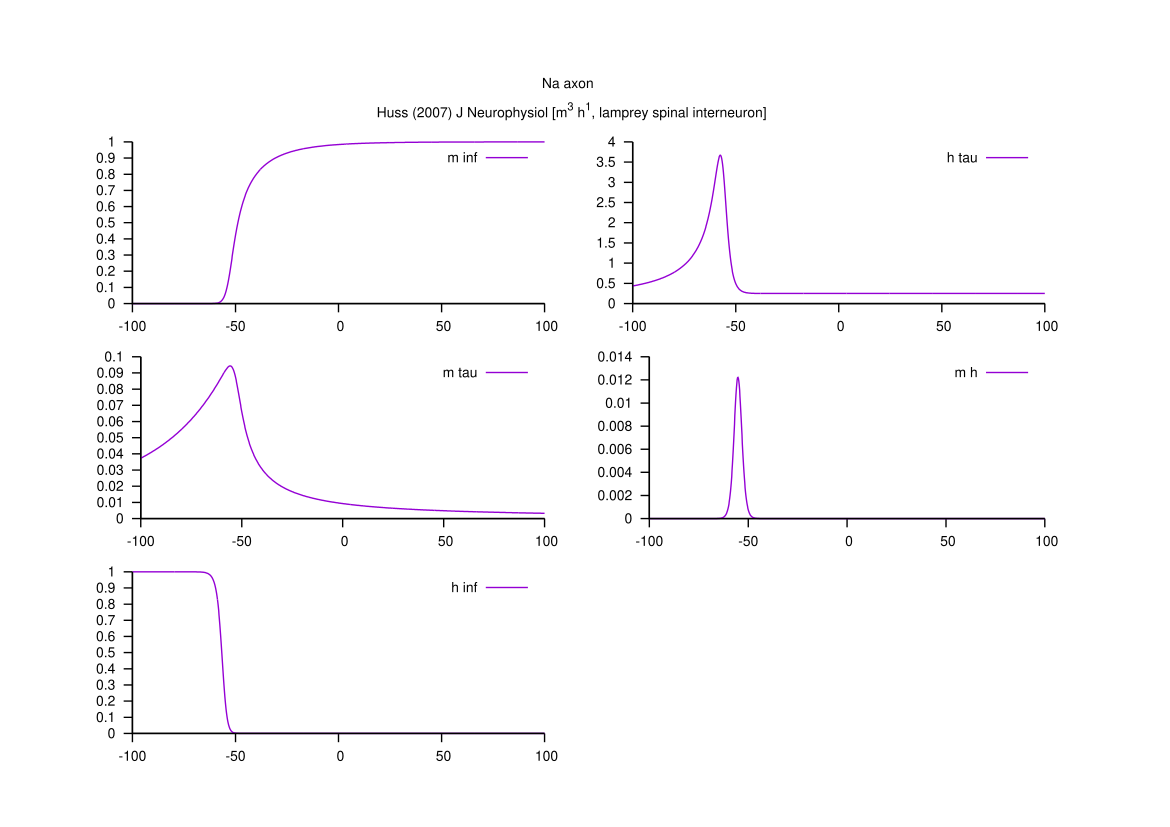

This figure's gnuplot source:
chan="Na axon \n\n Huss (2007) J Neurophysiol [m^3 h^1, lamprey spinal interneuron]\n"

#set term postscript enh solid color 10
#set output "nax_huss2007.ps"

set term pngcairo fontscale 0.5
set output "nax_huss2007.png"

set multiplot layout 3,2 columns title chan
set border 3
se sampl 1000
se st d l
se xrange [-100:100]
se yrange [0:]
se xtic nomirror out
se ytic nomirror out

malf(x)=2*(x-(-53))/(1-exp((-53-x)/1))
mbet(x)=0.6*(-62-x)/(1-exp((x-(-62))/20))
minf(x)=malf(x)/(malf(x)+mbet(x))
mtau(x)=1/(malf(x)+mbet(x))

half(x)=0.05*(-54-x)/(1-exp((x-(-54))/1))
hbet(x)=4/(1+exp((-50-x)/2))
hinf(x)=half(x)/(half(x)+hbet(x))
htau(x)=1/(half(x)+hbet(x))

p minf(x) tit "m inf"
p mtau(x) tit "m tau"
p hinf(x) tit "h inf"
p htau(x) tit "h tau"
p minf(x)*hinf(x) tit "m h"

unset multiplot
